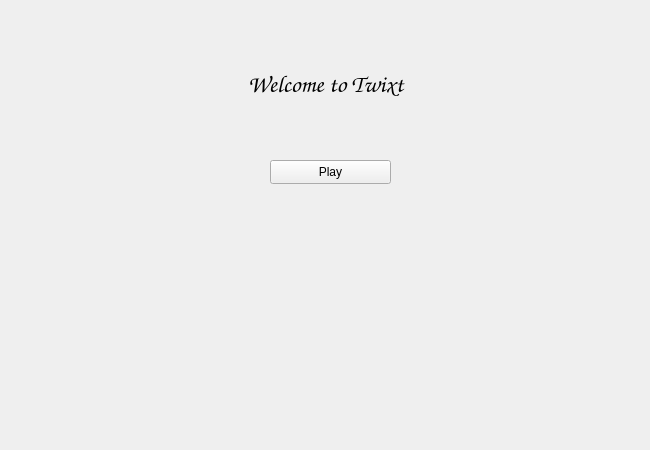
<?xml version="1.0" encoding="UTF-8"?>
<ui version="4.0">
 <class>MainMenuWidget</class>
 <widget class="QWidget" name="MainMenuWidget">
  <property name="geometry">
   <rect>
    <x>0</x>
    <y>0</y>
    <width>650</width>
    <height>450</height>
   </rect>
  </property>
  <property name="windowTitle">
   <string>Form</string>
  </property>
  <widget class="QLabel" name="label">
   <property name="geometry">
    <rect>
     <x>0</x>
     <y>20</y>
     <width>651</width>
     <height>129</height>
    </rect>
   </property>
   <property name="font">
    <font>
     <family>Comic Sans MS</family>
     <pointsize>18</pointsize>
    </font>
   </property>
   <property name="text">
    <string>Welcome to Twixt</string>
   </property>
   <property name="alignment">
    <set>Qt::AlignCenter</set>
   </property>
  </widget>
  <widget class="QPushButton" name="pushButton">
   <property name="geometry">
    <rect>
     <x>270</x>
     <y>160</y>
     <width>121</width>
     <height>24</height>
    </rect>
   </property>
   <property name="text">
    <string>Play</string>
   </property>
  </widget>
 </widget>
 <resources/>
 <connections>
  <connection>
   <sender>pushButton</sender>
   <signal>clicked()</signal>
   <receiver>MainMenuWidget</receiver>
   <slot>slot1()</slot>
   <hints>
    <hint type="sourcelabel">
     <x>332</x>
     <y>174</y>
    </hint>
    <hint type="destinationlabel">
     <x>545</x>
     <y>172</y>
    </hint>
   </hints>
  </connection>
 </connections>
 <slots>
  <signal>playButtonClicked()</signal>
  <slot>slot1()</slot>
 </slots>
</ui>
